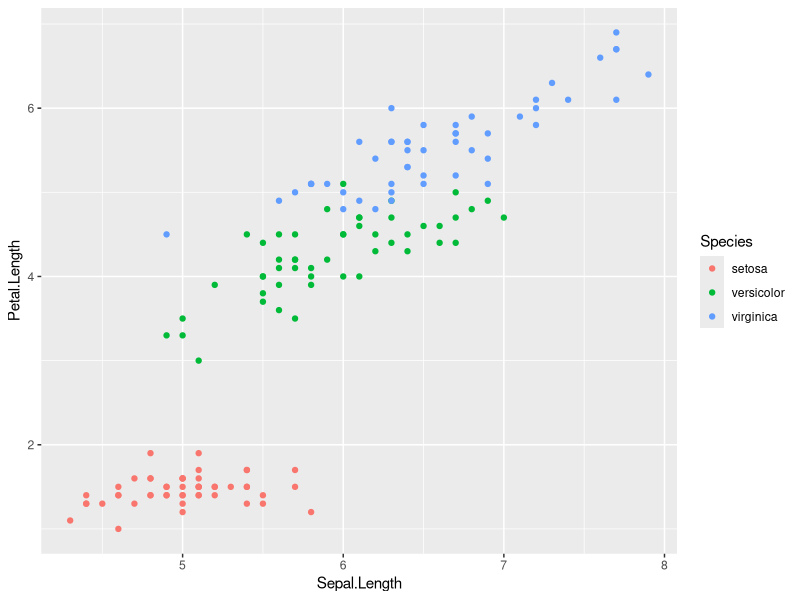
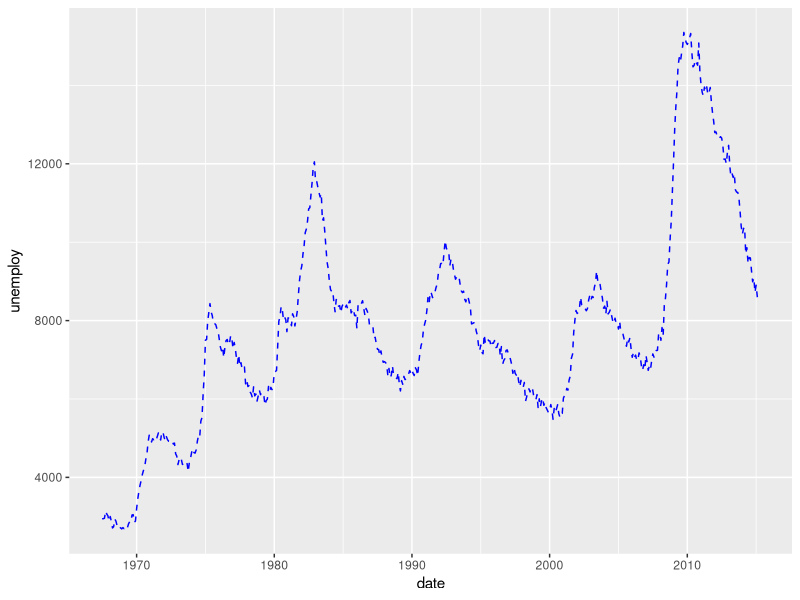
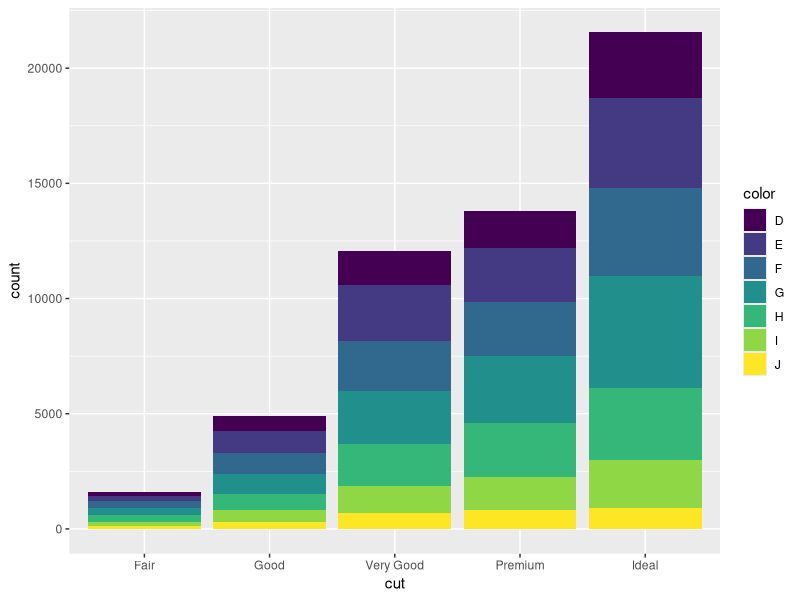
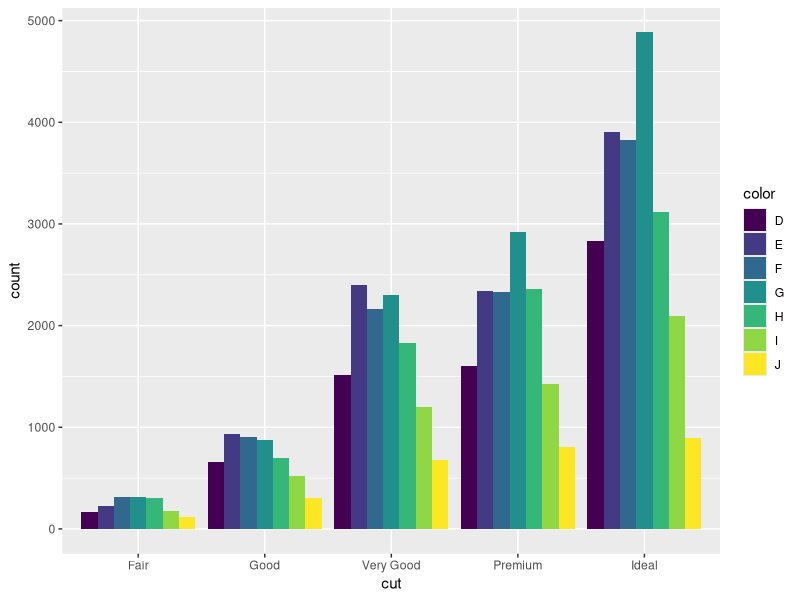
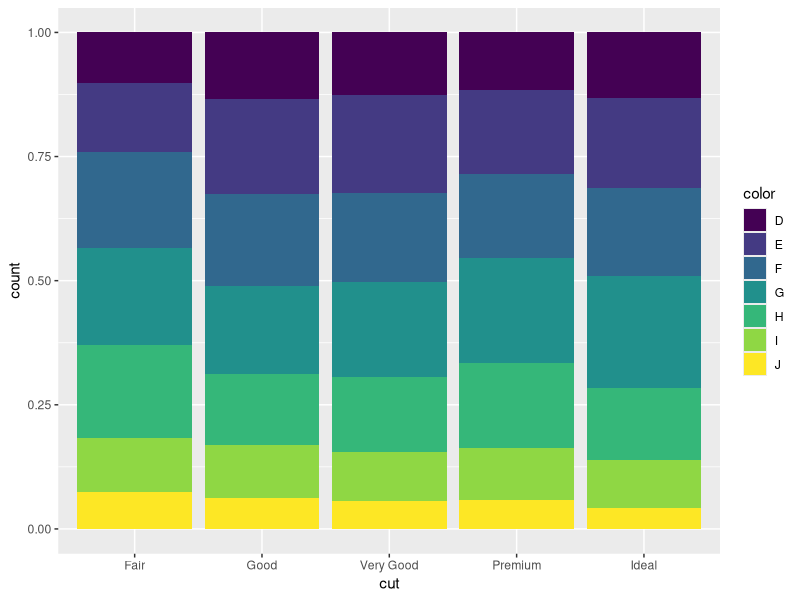
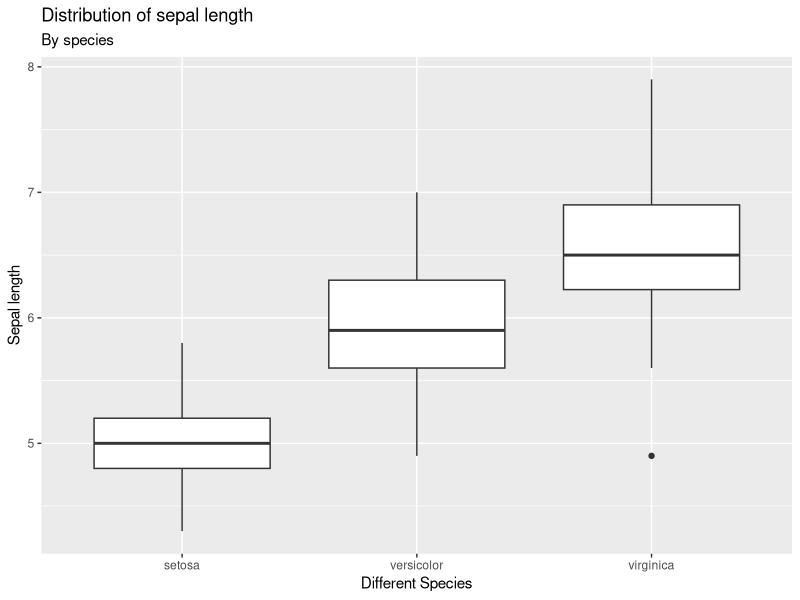

Write R code to recreate these figures, in order.
library(tidyverse)

# Possible solutions

# Exercise 1 - geom_point
# Using the `iris` dataset available in R by default,
# create a scatter plot using 2 numeric columns, and use
# `Species` as a color. You can use the pattern we used above.

ggplot(iris, aes(x = Sepal.Length, y = Petal.Length, color = Species)) +
  geom_point()

# Exercise 2 - geom_line

ggplot(economics, aes(x = date, y = unemploy)) +
  geom_line(color = "blue", linetype = "dashed")

# Exercise 3 - geom_bar()

ggplot(diamonds, aes(x = cut, fill = color)) +
  geom_bar()

ggplot(diamonds, aes(x = cut, fill = color)) +
  geom_bar(position = "dodge")

ggplot(diamonds, aes(x = cut, fill = color)) +
  geom_bar(position = "fill")

# Exercise - geom_boxplot(), title and legends

ggplot(iris, aes(x = Species, y = Sepal.Length)) +
  geom_boxplot() +
  labs(
    x = "Different Species",
    y = "Sepal length",
    title = "Distribution of sepal length",
    subtitle = "By species"
  )
